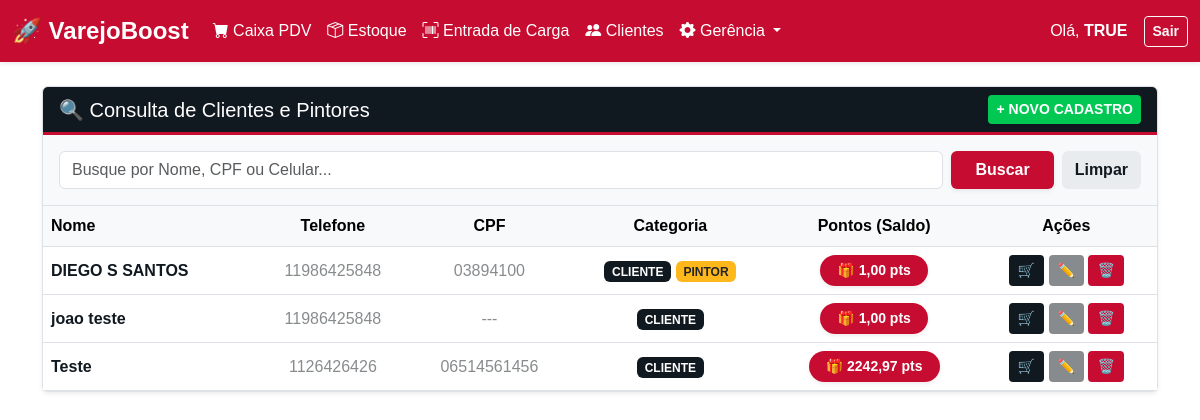
Page /clientes/ (signed in) on the earlier database version.
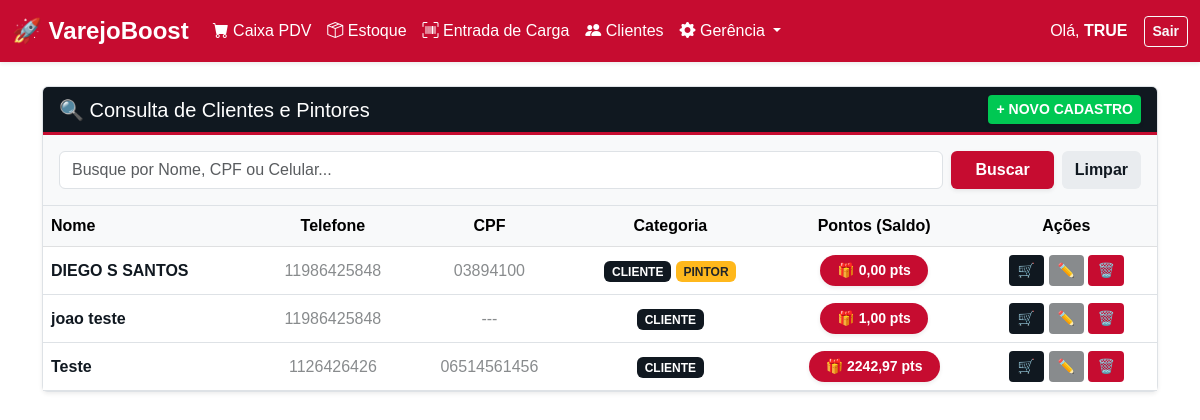
Same page on the later database version.
### inventario/models/clientes/cliente_models.py (models this page shows, shortened)
class Clientes(models.Model):
    nome = models.CharField(max_length=150)
    telefone = models.CharField(max_length=50, blank=True, null=True)
    cpf = models.CharField(max_length=20, blank=True, null=True)
    cep = models.CharField(max_length=20, blank=True, null=True)
    rua = models.CharField(max_length=200, blank=True, null=True)
    numero = models.CharField(max_length=50, blank=True, null=True)
    complemento = models.CharField(max_length=150, blank=True, null=True)
    bairro = models.CharField(max_length=100, blank=True, null=True)
    cidade = models.CharField(max_length=100, blank=True, null=True)
    estado = models.CharField(max_length=2, blank=True, null=True)
    tipo = models.CharField(max_length=50, default="CLIENTE")
    pontos = models.DecimalField(max_digits=10, decimal_places=2, default=0.00)
    class Meta:
        db_table = 'clientes'

### inventario/views/clientes/cliente_views.py (the view)
# urls.py: path('clientes/', cliente_views.tela_consultar_clientes, name='tela_consultar_clientes'),
def tela_consultar_clientes(request):
    if 'usuario_logado' not in request.session:
        return redirect('login')
    query = request.GET.get('q', '')
    clientes = Clientes.objects.all()
    if query:
        clientes = clientes.filter(
            Q(nome__icontains=query) | Q(cpf__icontains=query) | Q(telefone__icontains=query)
        )
    context = {
        'clientes': clientes,
        'query': query,
        'conf_cliente': ConfiguracaoPontos.objects.filter(tipo_usuario='CLIENTE').first(),
        'conf_pintor': ConfiguracaoPontos.objects.filter(tipo_usuario='PINTOR').first()
    }
    return render(request, 'inventario/consultar_clientes.html', context)

### inventario/templates/inventario/consultar_clientes.html (shortened to what this page needs)
{% extends 'inventario/base.html' %}
{% block content %}
<div class="card shadow-sm border-0">
    <div class="card-header text-white d-flex justify-content-between align-items-center" style="background-color: #101820; border-bottom: 3px solid #C60C30;">
        <h5 class="mb-0">🔍 Consulta de Clientes e Pintores</h5>
        <button class="btn btn-sm fw-bold text-white shadow-sm" style="background-color: #00C853; border: none;" onclick="abrirModalNovoCliente()">+ NOVO CADASTRO</button>
    </div>
    <div class="p-3 bg-light border-bottom">
        <form method="GET" class="d-flex gap-2">
            <input type="text" name="q" class="form-control" placeholder="Busque por Nome, CPF ou Celular..." value="{{ query }}">
            <button type="submit" class="btn px-4 fw-bold text-white shadow-sm" style="background-color: #C60C30; border: none;">Buscar</button>
            <a href="{% url 'tela_consultar_clientes' %}" class="btn fw-bold" style="background-color: #e9ecef; color: #101820;">Limpar</a>
        </form>
    </div>
    <div class="table-responsive">
        <table class="table table-hover align-middle text-center mb-0">
            <thead class="table-light">
                <tr>
                    <th class="text-start">Nome</th>
                    <th>Telefone</th>
                    <th>CPF</th>
                    <th>Categoria</th>
                    <th>Pontos (Saldo)</th> <th>Ações</th>
                </tr>
            </thead>
            <tbody>
                {% for c in clientes %}
                <tr>
                    <td class="text-start fw-bold" style="color: #101820;">{{ c.nome }}</td>
                    <td style="color: #888B8D;">{{ c.telefone|default:"---" }}</td>
                    <td style="color: #888B8D;">{{ c.cpf|default:"---" }}</td>
                    <td>
                        {% if 'CLIENTE' in c.tipo %}<span class="badge" style="background-color: #101820;">CLIENTE</span>{% endif %}
                        {% if 'PINTOR' in c.tipo %}<span class="badge text-dark" style="background-color: #FFB81C;">PINTOR</span>{% endif %}
                    </td>
                    <td>
                        <button class="btn btn-sm fw-bold text-white shadow-sm px-3" style="background-color: #C60C30; border-radius: 20px;" onclick="verExtrato({{ c.id }}, '{{ c.nome|escapejs }}')">
                            🎁 {{ c.pontos }} pts
                        </button>
                    </td>
                    <td>
                        <button class="btn btn-sm text-white" style="background-color: #101820;" title="Histórico de Compras" onclick="verHistorico({{ c.id }}, '{{ c.nome|escapejs }}')">🛒</button>
                        <button class="btn btn-sm text-white" style="background-color: #888B8D;" title="Editar Cadastro"
                            onclick="abrirModalEditar('{{c.id}}', '{{c.nome|escapejs}}', '{{c.telefone|default:""}}', '{{c.cpf|default:""}}', '{{c.tipo}}', '{{c.cep|default:""}}', '{{c.rua|escapejs|default:""}}', '{{c.numero|default:""}}', '{{c.complemento|escapejs|default:""}}', '{{c.bairro|escapejs|default:""}}', '{{c.cidade|escapejs|default:""}}', '{{c.estado|default:""}}')">✏️</button>
                        <button class="btn btn-sm text-white" style="background-color: #C60C30;" title="Excluir" onclick="confirmarExclusao('{{c.id}}', '{{c.nome|escapejs}}')">🗑️</button>
                    </td>
                </tr>
                {% empty %}
                <tr><td colspan="6" class="py-5" style="color: #888B8D;">Nenhum cliente encontrado.</td></tr>
                {% endfor %}
            </tbody>
        </table>
    </div>
</div>
{% endblock %}

Differences in the rows shown:
changed Clientes "DIEGO S SANTOS": pontos "1,00" → "0,00"
